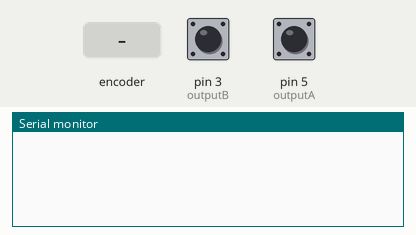
Recording of a sketch running on a simulated Arduino Uno, built with avr-gcc and run on an emulated ATmega328P. On the bench: the last lines printed to the serial monitor. The inputs (shaded band) are chosen by the test bench; at power-on: pin 3 (outputB) HIGH, pin 5 (outputA) HIGH.

Above: at 1.2 s.
1.3 s: rotary encoder on pin 5 (outputA) / pin 3 (outputB) turned 1 step (first pin leading)
At 2.5 s:
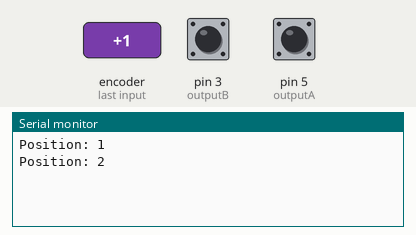
3.0 s: rotary encoder on pin 5 (outputA) / pin 3 (outputB) turned 1 step (first pin leading)
At 3.7 s:
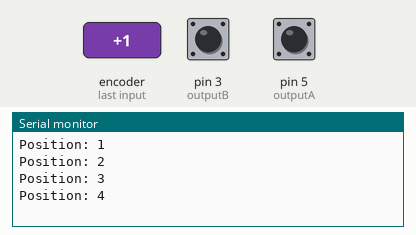
Timing chart, 0 to 6.0 s (numbered marks = the images above; inputs shaded):
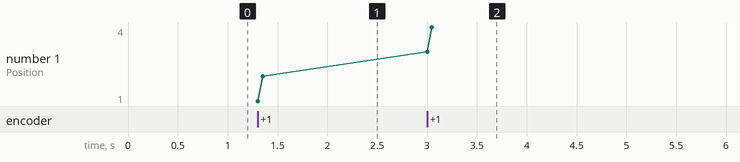

The sketch:

EncoderReader.ino
```cpp
#define outputA 5
#define outputB 3
int counter = 0;
int aState;
int aLastState;
int psPodPosDegrees = 0;
int sbPodPosDegrees = 0;

void setup() {
  pinMode (outputA, INPUT);
  pinMode (outputB, INPUT);

  Serial.begin (9600);
  // Reads the initial state of the outputA
  aLastState = digitalRead(outputA);
}
void loop() {
  aState = digitalRead(outputA); // Reads the "current" state of the outputA
  // If the previous and the current state of the outputA are different, that means a Pulse has occured
  if (aState != aLastState) {
    // If the outputB state is different to the outputA state, that means the encoder is rotating clockwise
    if (digitalRead(outputB) != aState) {
      counter ++;
    } else {
      counter --;
    }
    if (counter > 410)
    {
      counter = 0;
    }
    if (counter < 0)
    {
      counter = 410;
    }

    Serial.print("Position: ");
    //constrain(counter, 0, 1000);
    //counter = map(counter, 0, 360, 0, 420);

    Serial.println(counter);
  }
  aLastState = aState; // Updates the previous state of the outputA with the current state
  //int degree = map(counter, 0, 1000, 0, 360);
  //Serial.println(counter);
}
```

Measured:
- after the input at 1.3 s, the serial monitor: prints a new line at once (image 1)
- after the input at 3.0 s, the serial monitor: prints a new line at once (image 2)
- plotted number 1: 2 → 4 after the input at 3.0 s
